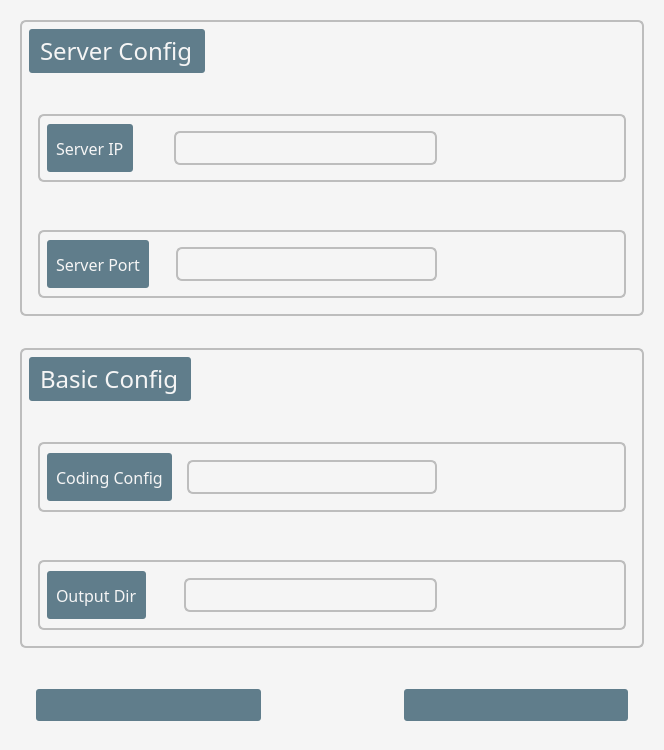
<?xml version="1.0" encoding="UTF-8"?>
<ui version="4.0">
 <class>Dialog</class>
 <widget class="QDialog" name="Dialog">
  <property name="geometry">
   <rect>
    <x>0</x>
    <y>0</y>
    <width>664</width>
    <height>750</height>
   </rect>
  </property>
  <property name="windowTitle">
   <string>Setting</string>
  </property>
  <property name="styleSheet">
   <string notr="true">background-color:#F5F5F5</string>
  </property>
  <layout class="QVBoxLayout" name="verticalLayout_2">
   <item>
    <widget class="QWidget" name="verticalWidget" native="true">
     <property name="styleSheet">
      <string notr="true"/>
     </property>
     <layout class="QVBoxLayout" name="verticalLayout">
      <property name="spacing">
       <number>32</number>
      </property>
      <item alignment="Qt::AlignVCenter">
       <widget class="QWidget" name="verticalWidget_2" native="true">
        <property name="styleSheet">
         <string notr="true">border-style:solid;
border-color:#BDBDBD;
border-width:2px;
border-radius:6px;
font:24px
</string>
        </property>
        <layout class="QVBoxLayout" name="verticalLayout_3">
         <property name="spacing">
          <number>32</number>
         </property>
         <item>
          <widget class="QLabel" name="label">
           <property name="sizePolicy">
            <sizepolicy hsizetype="Fixed" vsizetype="Maximum">
             <horstretch>0</horstretch>
             <verstretch>0</verstretch>
            </sizepolicy>
           </property>
           <property name="maximumSize">
            <size>
             <width>16777215</width>
             <height>64</height>
            </size>
           </property>
           <property name="font">
            <font>
             <family>13</family>
             <pointsize>-1</pointsize>
             <weight>50</weight>
             <italic>false</italic>
             <bold>false</bold>
            </font>
           </property>
           <property name="styleSheet">
            <string notr="true">border:none;
background-color:#607D8B;
border-radius:3px;
padding: 5px;
font:24px bold;
color:#F5F5F5</string>
           </property>
           <property name="text">
            <string>Server Config</string>
           </property>
          </widget>
         </item>
         <item alignment="Qt::AlignVCenter">
          <widget class="QWidget" name="verticalWidget_2" native="true">
           <property name="styleSheet">
            <string notr="true">border:none</string>
           </property>
           <layout class="QVBoxLayout" name="verticalLayout_10">
            <property name="spacing">
             <number>48</number>
            </property>
            <item>
             <widget class="QWidget" name="horizontalWidget_2" native="true">
              <property name="styleSheet">
               <string notr="true">border-style:solid;
border-color:#BDBDBD;
border-width:2px</string>
              </property>
              <layout class="QHBoxLayout" name="horizontalLayout_4">
               <property name="topMargin">
                <number>8</number>
               </property>
               <property name="rightMargin">
                <number>180</number>
               </property>
               <property name="bottomMargin">
                <number>8</number>
               </property>
               <item>
                <widget class="QLabel" name="label_2">
                 <property name="sizePolicy">
                  <sizepolicy hsizetype="Preferred" vsizetype="Maximum">
                   <horstretch>0</horstretch>
                   <verstretch>0</verstretch>
                  </sizepolicy>
                 </property>
                 <property name="maximumSize">
                  <size>
                   <width>16777215</width>
                   <height>48</height>
                  </size>
                 </property>
                 <property name="styleSheet">
                  <string notr="true">margin-right:26px;
border:none;
background-color:#607D8B;
border-radius:3px;
padding: 5px;
font:16px bold;
color:#F5F5F5</string>
                 </property>
                 <property name="text">
                  <string>Server IP</string>
                 </property>
                </widget>
               </item>
               <item>
                <widget class="QWidget" name="horizontalWidget_5" native="true">
                 <property name="styleSheet">
                  <string notr="true">border:none</string>
                 </property>
                 <layout class="QHBoxLayout" name="horizontalLayout_7">
                  <item>
                   <widget class="QLineEdit" name="serverIp">
                    <property name="sizePolicy">
                     <sizepolicy hsizetype="Expanding" vsizetype="Preferred">
                      <horstretch>0</horstretch>
                      <verstretch>0</verstretch>
                     </sizepolicy>
                    </property>
                    <property name="font">
                     <font>
                      <family>Arial</family>
                      <pointsize>-1</pointsize>
                      <weight>50</weight>
                      <italic>false</italic>
                      <bold>false</bold>
                     </font>
                    </property>
                    <property name="styleSheet">
                     <string notr="true">border-style:solid;
border-color:#BDBDBD;
border-width:2px;</string>
                    </property>
                   </widget>
                  </item>
                 </layout>
                </widget>
               </item>
              </layout>
             </widget>
            </item>
            <item>
             <widget class="QWidget" name="horizontalWidget" native="true">
              <property name="styleSheet">
               <string notr="true">border-style:solid;
border-color:#BDBDBD;
border-width:2px</string>
              </property>
              <layout class="QHBoxLayout" name="horizontalLayout">
               <property name="topMargin">
                <number>8</number>
               </property>
               <property name="rightMargin">
                <number>180</number>
               </property>
               <property name="bottomMargin">
                <number>8</number>
               </property>
               <item>
                <widget class="QLabel" name="label_3">
                 <property name="sizePolicy">
                  <sizepolicy hsizetype="Preferred" vsizetype="Maximum">
                   <horstretch>0</horstretch>
                   <verstretch>0</verstretch>
                  </sizepolicy>
                 </property>
                 <property name="maximumSize">
                  <size>
                   <width>16777215</width>
                   <height>48</height>
                  </size>
                 </property>
                 <property name="styleSheet">
                  <string notr="true">margin-right:12px;
border:none;
background-color:#607D8B;
border-radius:3px;
padding: 5px;
font:16px bold;
color:#F5F5F5</string>
                 </property>
                 <property name="text">
                  <string>Server Port</string>
                 </property>
                </widget>
               </item>
               <item>
                <widget class="QWidget" name="verticalWidget_5" native="true">
                 <property name="styleSheet">
                  <string notr="true">border:none</string>
                 </property>
                 <layout class="QVBoxLayout" name="verticalLayout_6">
                  <item>
                   <widget class="QLineEdit" name="serverPort">
                    <property name="sizePolicy">
                     <sizepolicy hsizetype="Expanding" vsizetype="Preferred">
                      <horstretch>0</horstretch>
                      <verstretch>0</verstretch>
                     </sizepolicy>
                    </property>
                    <property name="font">
                     <font>
                      <family>Arial</family>
                      <pointsize>-1</pointsize>
                      <weight>50</weight>
                      <italic>false</italic>
                      <bold>false</bold>
                     </font>
                    </property>
                    <property name="styleSheet">
                     <string notr="true">border-style:solid;
border-color:#BDBDBD;
border-width:2px;</string>
                    </property>
                   </widget>
                  </item>
                 </layout>
                </widget>
               </item>
              </layout>
             </widget>
            </item>
           </layout>
          </widget>
         </item>
        </layout>
        <zorder>verticalWidget_2</zorder>
        <zorder>label</zorder>
       </widget>
      </item>
      <item>
       <widget class="QWidget" name="verticalWidget_3" native="true">
        <property name="styleSheet">
         <string notr="true">border-style:solid;
border-color:#BDBDBD;
border-width:2px;
border-radius:6px;
font:24px
</string>
        </property>
        <layout class="QVBoxLayout" name="verticalLayout_4">
         <property name="spacing">
          <number>32</number>
         </property>
         <item>
          <widget class="QLabel" name="label_4">
           <property name="sizePolicy">
            <sizepolicy hsizetype="Fixed" vsizetype="Maximum">
             <horstretch>0</horstretch>
             <verstretch>0</verstretch>
            </sizepolicy>
           </property>
           <property name="maximumSize">
            <size>
             <width>16777215</width>
             <height>64</height>
            </size>
           </property>
           <property name="styleSheet">
            <string notr="true">border:none;
background-color:#607D8B;
border-radius:3px;
padding:5px;
font:24px bold;
color:#F5F5F5</string>
           </property>
           <property name="text">
            <string>Basic Config</string>
           </property>
          </widget>
         </item>
         <item>
          <widget class="QWidget" name="verticalWidget_8" native="true">
           <property name="styleSheet">
            <string notr="true">border:none</string>
           </property>
           <layout class="QVBoxLayout" name="verticalLayout_11">
            <property name="spacing">
             <number>48</number>
            </property>
            <item>
             <widget class="QWidget" name="horizontalWidget_4" native="true">
              <property name="styleSheet">
               <string notr="true">border-style:solid;
border-color:#BDBDBD;
border-width:2px</string>
              </property>
              <layout class="QHBoxLayout" name="horizontalLayout_6">
               <property name="rightMargin">
                <number>180</number>
               </property>
               <item>
                <widget class="QLabel" name="label_5">
                 <property name="sizePolicy">
                  <sizepolicy hsizetype="Preferred" vsizetype="Maximum">
                   <horstretch>0</horstretch>
                   <verstretch>0</verstretch>
                  </sizepolicy>
                 </property>
                 <property name="maximumSize">
                  <size>
                   <width>16777215</width>
                   <height>48</height>
                  </size>
                 </property>
                 <property name="styleSheet">
                  <string notr="true">border:none;
background-color:#607D8B;
border-radius:3px;
padding: 5px;
font:16px bold;
color:#F5F5F5</string>
                 </property>
                 <property name="text">
                  <string>Coding Config</string>
                 </property>
                </widget>
               </item>
               <item>
                <widget class="QWidget" name="verticalWidget_6" native="true">
                 <property name="styleSheet">
                  <string notr="true">border:none</string>
                 </property>
                 <layout class="QVBoxLayout" name="verticalLayout_7">
                  <item>
                   <widget class="QLineEdit" name="coding">
                    <property name="sizePolicy">
                     <sizepolicy hsizetype="Expanding" vsizetype="Preferred">
                      <horstretch>0</horstretch>
                      <verstretch>0</verstretch>
                     </sizepolicy>
                    </property>
                    <property name="font">
                     <font>
                      <family>Arial</family>
                      <pointsize>-1</pointsize>
                      <weight>50</weight>
                      <italic>false</italic>
                      <bold>false</bold>
                     </font>
                    </property>
                    <property name="styleSheet">
                     <string notr="true">border-style:solid;
border-color:#BDBDBD;
border-width:2px;</string>
                    </property>
                   </widget>
                  </item>
                 </layout>
                </widget>
               </item>
              </layout>
             </widget>
            </item>
            <item>
             <widget class="QWidget" name="horizontalWidget_3" native="true">
              <property name="styleSheet">
               <string notr="true">border-style:solid;
border-color:#BDBDBD;
border-width:2px</string>
              </property>
              <layout class="QHBoxLayout" name="horizontalLayout_5">
               <property name="rightMargin">
                <number>180</number>
               </property>
               <item>
                <widget class="QLabel" name="label_6">
                 <property name="sizePolicy">
                  <sizepolicy hsizetype="Preferred" vsizetype="Maximum">
                   <horstretch>0</horstretch>
                   <verstretch>0</verstretch>
                  </sizepolicy>
                 </property>
                 <property name="maximumSize">
                  <size>
                   <width>16777215</width>
                   <height>48</height>
                  </size>
                 </property>
                 <property name="styleSheet">
                  <string notr="true">margin-right:23px;
border:none;
background-color:#607D8B;
border-radius:3px;
padding: 5px;
font:16px bold;
color:#F5F5F5</string>
                 </property>
                 <property name="text">
                  <string>Output Dir</string>
                 </property>
                </widget>
               </item>
               <item>
                <widget class="QWidget" name="verticalWidget_7" native="true">
                 <property name="styleSheet">
                  <string notr="true">border:none</string>
                 </property>
                 <layout class="QVBoxLayout" name="verticalLayout_8">
                  <item>
                   <widget class="QLineEdit" name="outputDir">
                    <property name="sizePolicy">
                     <sizepolicy hsizetype="Expanding" vsizetype="Preferred">
                      <horstretch>0</horstretch>
                      <verstretch>0</verstretch>
                     </sizepolicy>
                    </property>
                    <property name="font">
                     <font>
                      <family>Arial</family>
                      <pointsize>-1</pointsize>
                      <weight>50</weight>
                      <italic>false</italic>
                      <bold>false</bold>
                     </font>
                    </property>
                    <property name="styleSheet">
                     <string notr="true">border-style:solid;
border-color:#BDBDBD;
border-width:2px;</string>
                    </property>
                   </widget>
                  </item>
                 </layout>
                </widget>
               </item>
              </layout>
             </widget>
            </item>
           </layout>
          </widget>
         </item>
        </layout>
       </widget>
      </item>
      <item>
       <widget class="QWidget" name="horizontalWidget" native="true">
        <property name="sizePolicy">
         <sizepolicy hsizetype="Preferred" vsizetype="Preferred">
          <horstretch>0</horstretch>
          <verstretch>0</verstretch>
         </sizepolicy>
        </property>
        <layout class="QHBoxLayout" name="horizontalLayout_3">
         <property name="spacing">
          <number>143</number>
         </property>
         <property name="leftMargin">
          <number>16</number>
         </property>
         <property name="rightMargin">
          <number>16</number>
         </property>
         <item>
          <widget class="QPushButton" name="saveButton">
           <property name="sizePolicy">
            <sizepolicy hsizetype="Minimum" vsizetype="Fixed">
             <horstretch>0</horstretch>
             <verstretch>0</verstretch>
            </sizepolicy>
           </property>
           <property name="maximumSize">
            <size>
             <width>16777215</width>
             <height>48</height>
            </size>
           </property>
           <property name="cursor">
            <cursorShape>PointingHandCursor</cursorShape>
           </property>
           <property name="styleSheet">
            <string notr="true">border:none;
background-color:#607D8B;
border-radius:3px;
padding: 5px;
font:12px bold;
color:#F5F5F5</string>
           </property>
           <property name="text">
            <string/>
           </property>
           <property name="icon">
            <iconset>
             <normaloff>asset/save.png</normaloff>asset/save.png</iconset>
           </property>
           <property name="iconSize">
            <size>
             <width>24</width>
             <height>24</height>
            </size>
           </property>
          </widget>
         </item>
         <item>
          <widget class="QPushButton" name="resetButton">
           <property name="sizePolicy">
            <sizepolicy hsizetype="Minimum" vsizetype="Fixed">
             <horstretch>0</horstretch>
             <verstretch>0</verstretch>
            </sizepolicy>
           </property>
           <property name="maximumSize">
            <size>
             <width>16777215</width>
             <height>48</height>
            </size>
           </property>
           <property name="cursor">
            <cursorShape>PointingHandCursor</cursorShape>
           </property>
           <property name="styleSheet">
            <string notr="true">border:none;
background-color:#607D8B;
border-radius:3px;
padding: 5px;
font:12px bold;
color:#F5F5F5</string>
           </property>
           <property name="text">
            <string/>
           </property>
           <property name="icon">
            <iconset>
             <normaloff>asset/Reset.png</normaloff>asset/Reset.png</iconset>
           </property>
           <property name="iconSize">
            <size>
             <width>24</width>
             <height>24</height>
            </size>
           </property>
          </widget>
         </item>
        </layout>
       </widget>
      </item>
     </layout>
    </widget>
   </item>
  </layout>
 </widget>
 <resources/>
 <connections/>
</ui>
